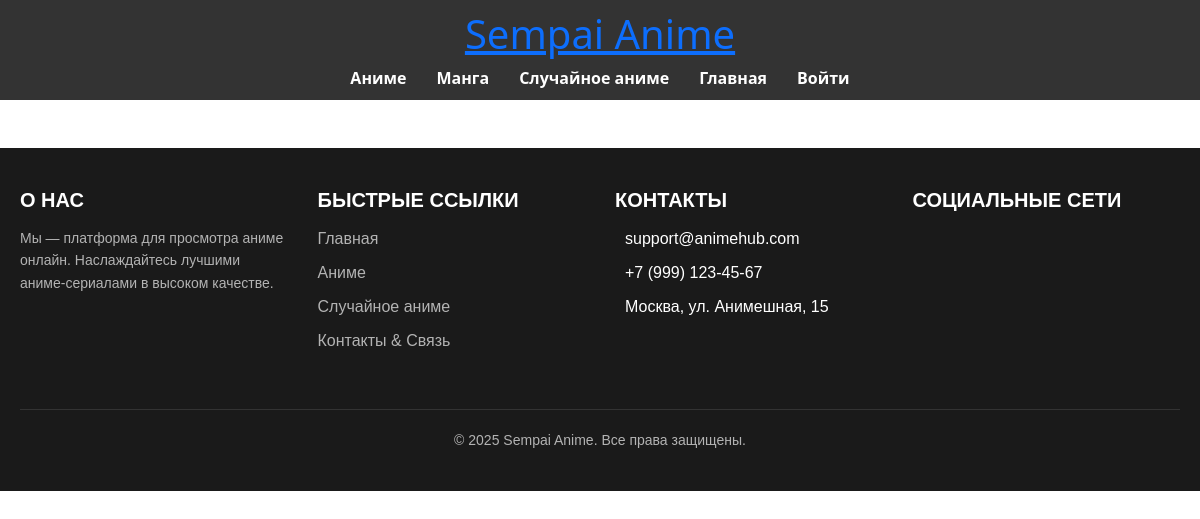
Page /read_manga/ on the earlier database version.
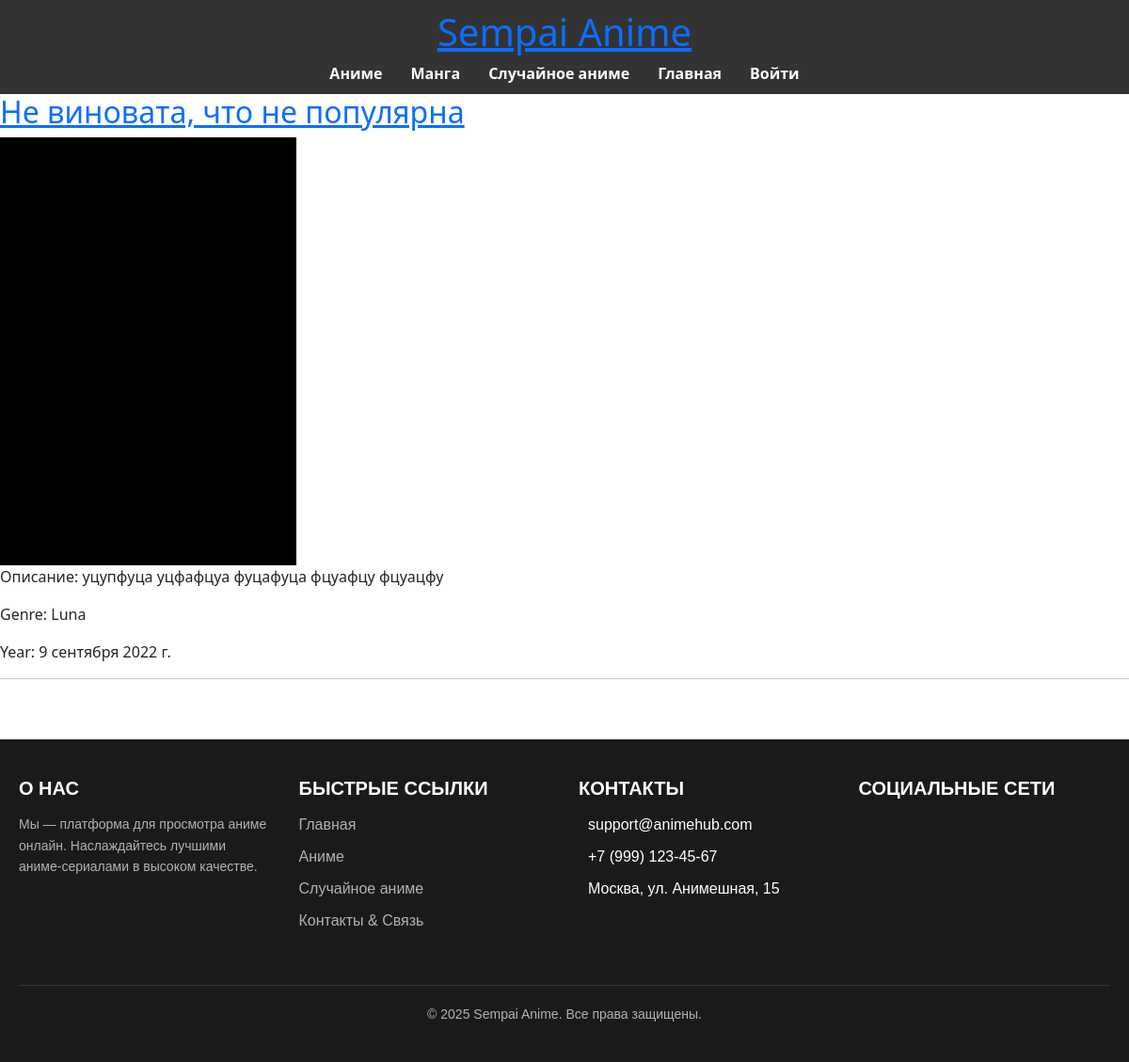
Same page on the later database version.
### manga/models.py (models this page shows, shortened)
class Manga(models.Model):
    name = models.CharField(max_length=100, verbose_name='Название', unique=True)
    slug = models.SlugField(max_length=200, unique=True, blank=True, null=True, verbose_name='URL')
    image_poster = models.ImageField(upload_to='manga_images_posters/', verbose_name='Изображение')
    genre = models.ForeignKey(to=Genres, on_delete=models.CASCADE, verbose_name='Жанр')
    release_date = models.DateField(verbose_name='Дата выпуска', blank=True, null=True)
    age_limit = models.CharField(max_length=100, blank=True, verbose_name='Возрастное ограничение', null=True)
    study = models.ForeignKey(to=Study, on_delete=models.CASCADE, verbose_name='Студия создатель')
    description = models.TextField(verbose_name='Описание', blank=True, null=True)

class Study(models.Model):
    name = models.CharField(max_length=100, verbose_name='Студия создатель')
    slug = models.SlugField(max_length=200, unique=True, blank=True, null=True, verbose_name='URL')
    def __str__(self):
        return self.name

### manga/views.py (the view)
# urls.py: path('', manga, name='read_manga'),
def manga(request):
    manga_list = Manga.objects.all()
    context = {
        'titile': 'Sempai Anime',
        'manga_list': manga_list,
    }
    return render(request, 'manga/manga.html', context)

### animes/context_processors.py (called while the page is built)
def random_anime(request):
    return {
        'random_anime': Anime.objects.order_by('?').first()
    }

### manga/templates/manga/manga.html
{% extends 'app/base.html' %}
{% load static %}
{% block content %}
    {% for manga in manga_list %}
        <h2><a href="{% url 'manga:manga_detail_view' manga.slug %}">{{ manga.name }}</a></h2>
        <img src="{{ manga.image_poster.url }}" alt="{{ manga.name }}">
        <p>Описание: {{ manga.description }}</p>
        <p>Genre: {{ manga.study }}</p>
        <p>Year: {{ manga.release_date }}</p>
        <hr>
    {% endfor %}
{% endblock %}

Differences in the rows shown:
added Manga: name "Не виновата, что не популярна", image_poster (picture), description "уцупфуца уцфафцуа фуцафуца фцуафцу фцуацфу", study "Luna", release_date "9 сентября 2022 г."
